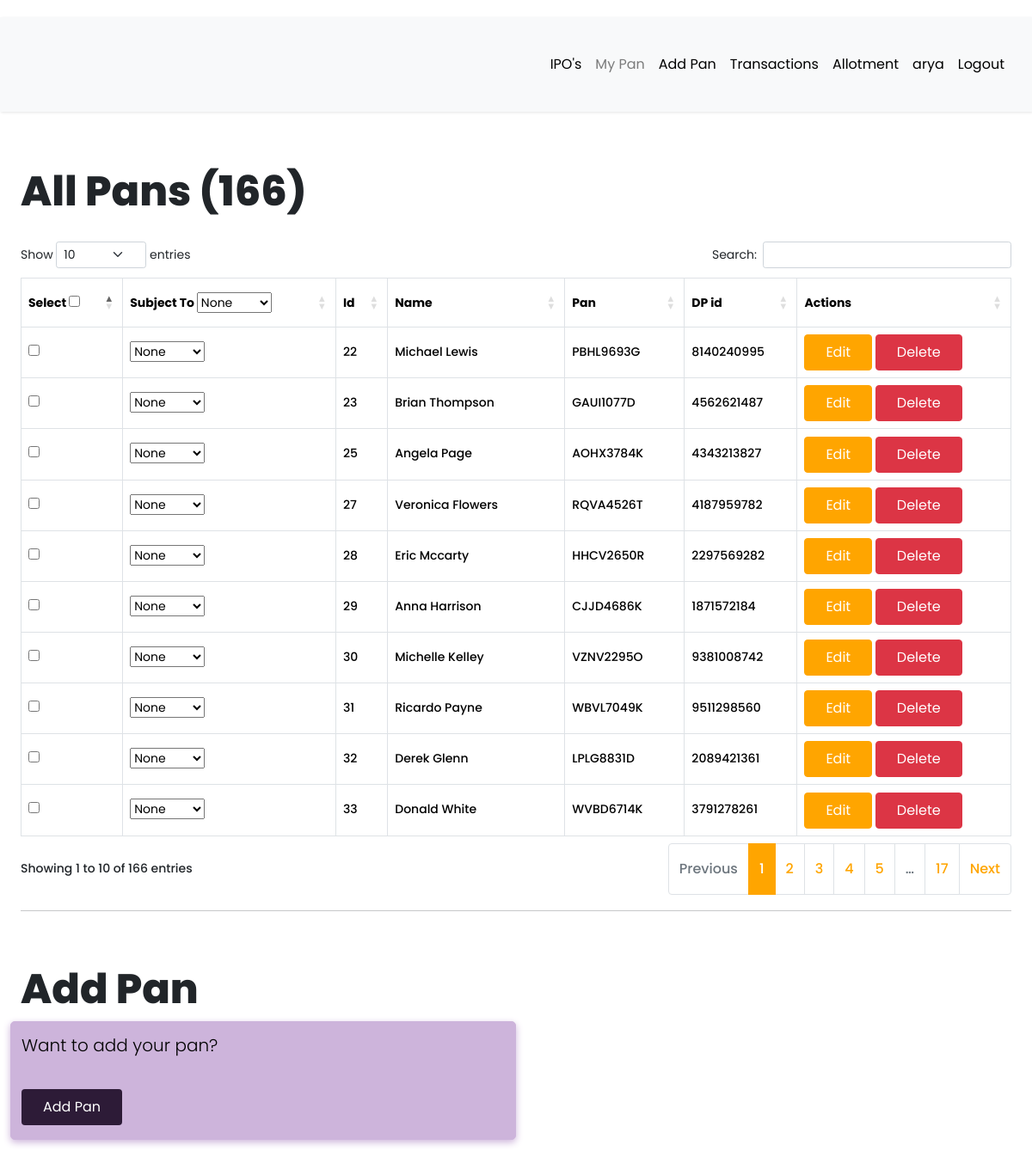
The app's page /all-pan (signed in), older data.
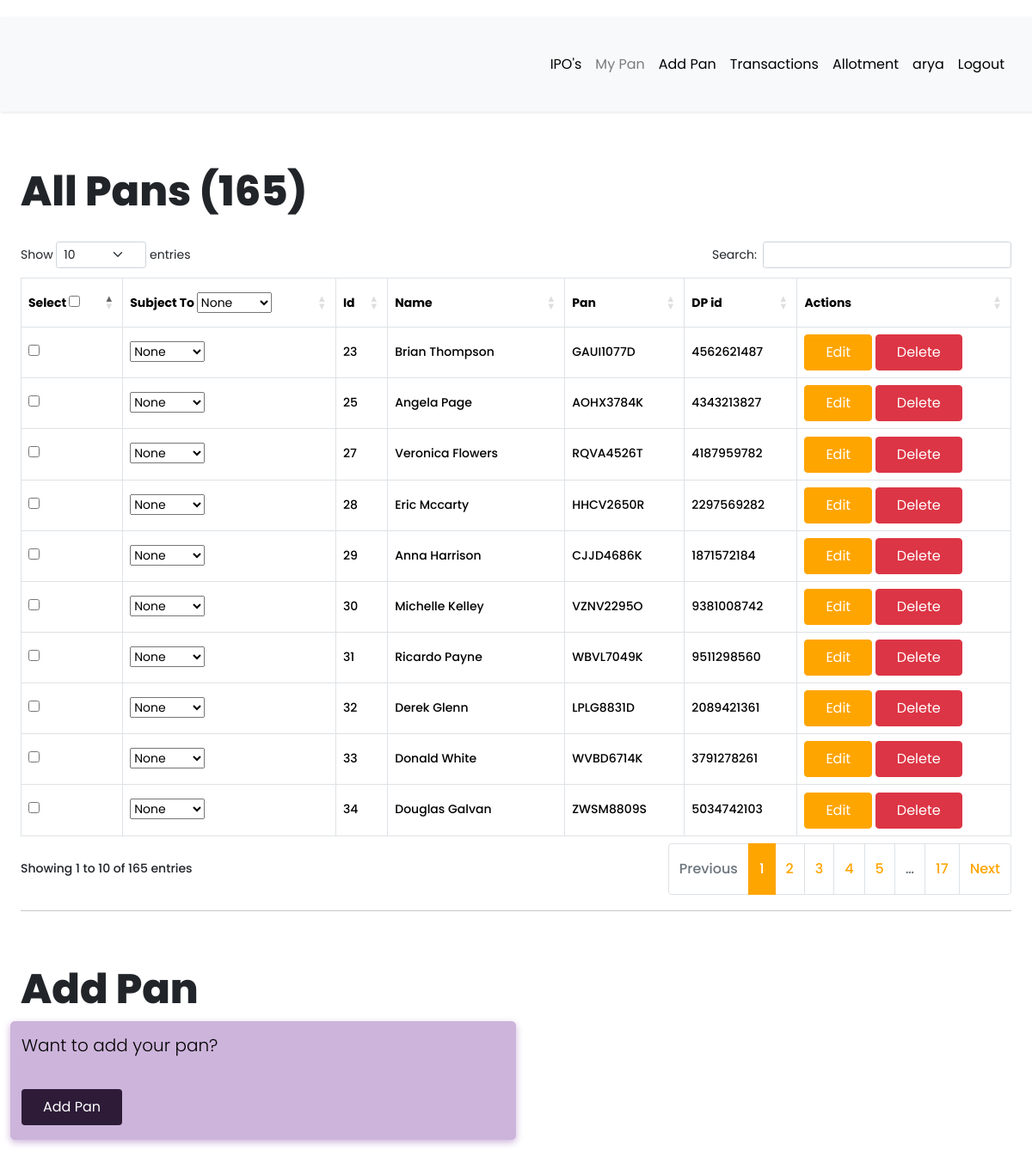
The same page, newer data.
### app/models.py (models this page shows, shortened)
class User(db.Model, UserMixin):
    __tablename__ = "user"
    id = db.Column(db.Integer, primary_key=True)
    first_name = db.Column(db.String(64), index=True, default="First Name", nullable=False)
    last_name = db.Column(db.String(64), index=True, default="Last Name", nullable=False)
    username = db.Column(db.String(64), index=True, unique=True, nullable=False)
    email = db.Column(db.String(128), index=True, unique=True, nullable=False)
    password_hash = db.Column(db.String(128))
    confirm_password = db.Column(db.String(128))
    phone_number = db.Column(db.String(20), default="7016184560", nullable=False)
    verification_phone = db.Column(db.String(20))
    active = db.Column(db.Boolean, nullable=False, default=True)
    delete_account = db.Column(db.Boolean, default=False)
    registered_at = db.Column(db.DateTime, default=datetime.utcnow, nullable=False)
    emails = db.relationship("Email", backref="author", lazy="dynamic")
    type = db.Column(db.String(64))
    __mapper_args__ = {"polymorphic_identity": "user", "polymorphic_on": "type"}
    @property
    def is_active(self):
        return self.active

class Pan(db.Model):
    __tablename__ = "pan"
    id = db.Column(db.Integer, primary_key=True)
    name = db.Column(db.String(64), nullable=True)
    pan_number = db.Column(db.String(64), nullable=False)
    dp_id = db.Column(db.String(64), nullable=True)
    timestamp = db.Column(db.DateTime, default=datetime.utcnow, nullable=True)
    seller_id = db.Column(db.Integer, db.ForeignKey("seller.id", ondelete="CASCADE", name="fk_pan_seller_id"), nullable=False)
    seller = db.relationship("Seller", backref=db.backref("pan", cascade="all, delete-orphan"), foreign_keys=[seller_id], passive_deletes=True)
    __table_args__ = (UniqueConstraint('pan_number', 'seller_id', name='_seller_pan_uc'),)

### app/routes.py (the view, shortened to what this page needs)
@app.route("/all-pan")
@login_required
def all_pan():
    if current_user.type == "seller":
        pans = Pan.query.filter_by(seller_id=current_user.id).all()
        all_pans = len(pans)
        return render_template(
            "Pan/all_pans.html",
            title="All Pans",
            pans=pans,
            all_pans=all_pans,
        )
    else:
        return flash_message()

### app/models.py (called while the page is built)
@login.user_loader
def load_user(id):
    return User.query.get(int(id))

### app/templates/Pan/all_pans.html (shortened to what this page needs)
{% extends 'base.html' %}
{% block current_user_content %}
<div class="container-fluid content">
    <div class="row">
        <div class="col-md-12">
            <h1 class="mt-4 mb-4">{{ title }} ({{ all_pans }})</h1>
        </div>
    </div>
    <div class="row pans">
        <div class="col-sm-12 col-md-12 ">
            <div class="table-responsive">
                <table id="data" class="table table-hover table-bordered">
                    <thead>
                        <tr>
                            <th>Select <input type="checkbox" id="select-all"> </th>
                            <th>Subject To <select name="def" id="def">
                                    <option value="none" default="checked">None</option>
                                </select> </th>
                            <th>Id</th>
                            <th>Name</th>
                            <th>Pan</th>
                            <th>DP id</th>
                            <th>Actions</th>
                        </tr>
                    </thead>
                    <tbody>
                        {% for pan in pans %}
                        <tr>
                            <td><input type="checkbox" name="ID"></td>
                            <td><select name="subject" id="sub">
                                    <option value="none" default="checked">None</option>
                                </select></td>
                                <td> {{pan.id}} </td>
                            <td>{{ pan.name }}</td>
                            <td>{{ pan.pan_number }}</td>
                            <td>{{ pan.dp_id }}</td>
                            <td>
                                <a href="{{ url_for('edit_pan', id=pan.id) }}" class="btn btn-primary">Edit</a>
                                <a href="{{ url_for('delete_pan', id=pan.id) }}" class="btn btn-danger">Delete</a>
                            </td>
                        </tr>
                        {% endfor %}
                    </tbody>
                </table>
            </div>
        </div>
    </div>
    <hr>
    <br>
    <div class="row">
        <br>
        <h1>Add Pan</h1>
        <div class="col-md-6 success">
            <p style="color: black;">
                Want to add your pan? <br><br>
                <a class="btn" style="background-color: #2d1b37; color: white;" href=" {{ url_for('add_pan') }} ">
                    Add Pan
                </a>
            </p>
        </div>
    </div>
</div>
{% endblock %}

### app/templates/base.html (shortened to what this page needs)
<!DOCTYPE html>
<html lang="eng">
<head>
  <link rel="stylesheet" href="https://cdnjs.cloudflare.com/ajax/libs/intl-tel-input/16.0.4/css/intlTelInput.css">
  <link rel="stylesheet" type="text/css" href="https://cdn.datatables.net/1.10.25/css/dataTables.bootstrap5.css">
  <link rel="stylesheet" href="../static/css/navbar.css">
  {% if current_user.is_authenticated %}
  <link rel="stylesheet" type="text/css" href="{{ url_for('static', filename='css/custom_current_user.css') }}"
    alt="52 Not available at this momoent">
  <link href="https://cdn.jsdelivr.net/npm/bootstrap@5.3.3/dist/css/bootstrap.min.css" rel="stylesheet"
>
  <link rel="stylesheet" href="../static/css/main.css">
  <link rel="stylesheet"
    href="https://cdnjs.cloudflare.com/ajax/libs/malihu-custom-scrollbar-plugin/3.1.5/jquery.mCustomScrollbar.min.css">
  {% endif %}
</head>
<body>
    {% if current_user.is_authenticated %}
    {% if current_user.is_active %}
    <div class="wrapper">
      <div id="content">
        <nav class="navbar navbar-expand-lg navbar-light bg-light">
          <div class="container-fluid">
            <div class="collapse navbar-collapse" id="navbarSupportedContent">
              <ul class="nav navbar-nav ms-auto">
                <li class="nav-item">
                  <a class="nav-link {{ 'link_disabled' if request.endpoint == 'view_product' else '' }}"
                    href="{{ url_for('view_product') }}" alt="459 Not available at this moment">IPO's</a>
                </li>
                <li class="nav-item">
                  <a class="nav-link {{ 'link_disabled' if request.endpoint == 'all_pan' else '' }}"
                    href="{{ url_for('all_pan') }}" alt="459 Not available at this moment">My Pan</a>
                </li>
                <li class="nav-item">
                  <a class="nav-link {{ 'link_disabled' if request.endpoint == 'add_pan' else '' }}"
                    href="{{ url_for('add_pan') }}" alt="459 Not available at this moment">Add Pan</a>
                </li>
                {% if current_user.type == "admin" or current_user.type == "buyer" %}
                <li class="nav-item">
                  <a class="nav-link {{ 'link_disabled' if request.endpoint == 'all_sellers' else '' }}"
                    href="{{ url_for('all_sellers') }}" alt="459 Not available at this moment">Transactions</a>
                </li>
                {% else %}
                <li class="nav-item">
                  <a class="nav-link {{ 'link_disabled' if request.endpoint == 'all_transaction' else '' }}"
                    href="{{ url_for('all_transaction') }}" alt="459 Not available at this moment">Transactions</a>
                </li>
                {% endif %}
                <li class="nav-item">
                  <a class="nav-link {{ 'link_disabled' if request.endpoint == 'checking_allotment' else '' }}"
                    href="{{ url_for('checking_allotment') }}" alt="459 Not available at this moment">Allotment</a>
                </li>
                <li class="nav-item ">
                  <a class="nav-link {{ 'link_disabled' if request.endpoint == 'dashboard' else '' }}"
                    href="{{ url_for('dashboard') }}" alt="459 Not available at this moment">{{ current_user.username
                    }}</a>
                </li>
                <li class="nav-item">
                  <a class="nav-link {{ 'link_disabled' if request.endpoint == 'logout' else '' }}"
                    href="{{ url_for('logout') }}" alt="459 Not available at this moment">Logout</a>
                </li>
              </ul>
            </div>
          </div>
        </nav>
        {% block current_user_content %}
        {% endblock %}
      </div>
    </div>
    {% endif %}
    {% endif %}
</body>
</html>

### app/static/css/navbar.css (style rules this page uses)
:root { --default-primary: #90f188; --default-secondary: #0f1d07; --container-gutter: clamp(2.5rem, 2.6455026455vw, 3.325rem); --theme-primary: var(--default-primary); --theme-secondary: var(--default-secondary); }

### app/static/css/custom_current_user.css (style rules this page uses)
body { font-family: 'Poppins', sans-serif; background: #fafafa; }
p { font-family: 'Poppins', sans-serif; font-size: 1.1em; font-weight: 300; line-height: 1.7em; color: #7a488a; }
a, a:hover, a:focus { color: inherit; text-decoration: none; transition: all 0.3s; }
.navbar { padding: 15px 10px; background: #fff; border: none; border-radius: 0; margin-bottom: 40px; box-shadow: 1px 1px 3px #0000001a; }
.wrapper { display: flex; width: 100%; }
#content { width: calc(100%); padding-top: 20px; padding-bottom: 20px; min-height: 100vh; transition: all 0.3s; position: absolute; top: 0; right: 0; }
@media screen and (min-width: 992px) and (max-width: 1200px) { p { padding-top: 10px; font-size: 15px; } }
@media screen and (min-width: 1200px) and (max-width: 1300px) { p { padding-top: 10px; font-size: 20px; } }
.success { border: 1px solid #cdb4db; background-color: #cdb4db; box-shadow: #cdb4db 0px 3px 8px; border-radius: 5px; }
.link_disabled { pointer-events: none; color: currentColor; cursor: not-allowed; opacity: 0.5; text-decoration: none; }
.btn { display: inline-block; font-weight: 400; line-height: 0.5; color: #575555; text-align: center; text-decoration: none; vertical-align: middle; cursor: pointer; -webkit-user-select: none; -moz-user-select: none; -ms-user-select: none; user-select: none; background-color: #c2c2c2; border: 1px solid transparent; padding: 0.8rem 0.8rem; font-size: 1.1em; border-radius: 0.25rem; transition: color 0.15s ease-in-out, background-color 0.15s ease-in-out, border-color 0.15s ease-in-out, box-shadow 0.15s ease-in-out; }

Row changes from the older to the newer data that the page shows:
removed Pan: id "22", name "Michael Lewis", pan_number "PBHL9693G", dp_id "8140240995"
now on this page (row unchanged): Pan: id "34", name "Douglas Galvan", pan_number "ZWSM8809S", dp_id "5034742103"
Text that changed along with them:
{{ all_pans }}: "166" → "165"
text written by a page script: "Show entries Search: Showing 1 to 10 of 166 entries Previous 1 2 3 4 5 … 17 Next" → "Show entries Search: Showing 1 to 10 of 165 entries Previous 1 2 3 4 5 … 17 Next"
